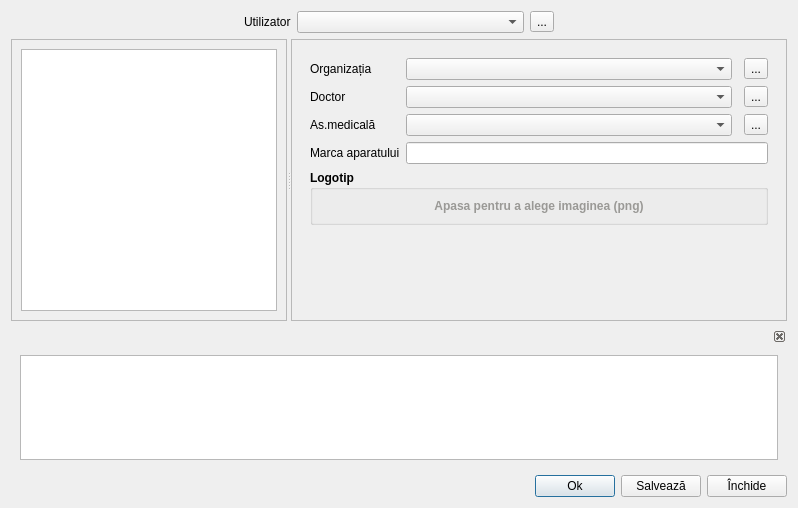
<?xml version="1.0" encoding="UTF-8"?>
<ui version="4.0">
 <class>UserPreferences</class>
 <widget class="QDialog" name="UserPreferences">
  <property name="geometry">
   <rect>
    <x>0</x>
    <y>0</y>
    <width>798</width>
    <height>508</height>
   </rect>
  </property>
  <property name="windowTitle">
   <string>Dialog</string>
  </property>
  <layout class="QGridLayout" name="gridLayout">
   <item row="2" column="0" colspan="5">
    <widget class="QDockWidget" name="dockWidget">
     <property name="sizePolicy">
      <sizepolicy hsizetype="Expanding" vsizetype="Fixed">
       <horstretch>0</horstretch>
       <verstretch>0</verstretch>
      </sizepolicy>
     </property>
     <property name="minimumSize">
      <size>
       <width>200</width>
       <height>140</height>
      </size>
     </property>
     <property name="features">
      <set>QDockWidget::DockWidgetClosable</set>
     </property>
     <widget class="QWidget" name="dockWidgetContents">
      <layout class="QGridLayout" name="gridLayout_11">
       <item row="0" column="0" colspan="2">
        <widget class="QTextBrowser" name="textBrowser">
         <property name="sizePolicy">
          <sizepolicy hsizetype="Expanding" vsizetype="Fixed">
           <horstretch>0</horstretch>
           <verstretch>0</verstretch>
          </sizepolicy>
         </property>
         <property name="minimumSize">
          <size>
           <width>0</width>
           <height>70</height>
          </size>
         </property>
        </widget>
       </item>
      </layout>
     </widget>
    </widget>
   </item>
   <item row="0" column="4">
    <spacer name="horizontalSpacer_2">
     <property name="orientation">
      <enum>Qt::Horizontal</enum>
     </property>
     <property name="sizeHint" stdset="0">
      <size>
       <width>40</width>
       <height>20</height>
      </size>
     </property>
    </spacer>
   </item>
   <item row="1" column="0" colspan="5">
    <widget class="QSplitter" name="splitter">
     <property name="sizePolicy">
      <sizepolicy hsizetype="Expanding" vsizetype="Expanding">
       <horstretch>0</horstretch>
       <verstretch>0</verstretch>
      </sizepolicy>
     </property>
     <property name="orientation">
      <enum>Qt::Horizontal</enum>
     </property>
     <widget class="QFrame" name="frame">
      <property name="sizePolicy">
       <sizepolicy hsizetype="Preferred" vsizetype="Expanding">
        <horstretch>0</horstretch>
        <verstretch>0</verstretch>
       </sizepolicy>
      </property>
      <property name="frameShape">
       <enum>QFrame::StyledPanel</enum>
      </property>
      <property name="frameShadow">
       <enum>QFrame::Raised</enum>
      </property>
      <layout class="QGridLayout" name="gridLayout_3">
       <item row="0" column="0">
        <widget class="QListWidget" name="listWidget">
         <property name="sizePolicy">
          <sizepolicy hsizetype="Expanding" vsizetype="Expanding">
           <horstretch>0</horstretch>
           <verstretch>0</verstretch>
          </sizepolicy>
         </property>
        </widget>
       </item>
      </layout>
     </widget>
     <widget class="QFrame" name="frame_2">
      <property name="sizePolicy">
       <sizepolicy hsizetype="Expanding" vsizetype="Expanding">
        <horstretch>0</horstretch>
        <verstretch>0</verstretch>
       </sizepolicy>
      </property>
      <property name="frameShape">
       <enum>QFrame::StyledPanel</enum>
      </property>
      <property name="frameShadow">
       <enum>QFrame::Raised</enum>
      </property>
      <layout class="QGridLayout" name="gridLayout_2">
       <item row="0" column="0">
        <widget class="QStackedWidget" name="stackedWidget">
         <property name="sizePolicy">
          <sizepolicy hsizetype="Expanding" vsizetype="Expanding">
           <horstretch>0</horstretch>
           <verstretch>0</verstretch>
          </sizepolicy>
         </property>
         <property name="currentIndex">
          <number>0</number>
         </property>
         <widget class="QWidget" name="pageSettingsGeneral">
          <layout class="QGridLayout" name="gridLayout_4">
           <item row="0" column="1">
            <widget class="QComboBox" name="comboOrganizations">
             <property name="sizePolicy">
              <sizepolicy hsizetype="Expanding" vsizetype="Fixed">
               <horstretch>0</horstretch>
               <verstretch>0</verstretch>
              </sizepolicy>
             </property>
            </widget>
           </item>
           <item row="3" column="0">
            <widget class="QLabel" name="label_5">
             <property name="text">
              <string>Marca aparatului</string>
             </property>
            </widget>
           </item>
           <item row="5" column="1">
            <spacer name="verticalSpacer">
             <property name="orientation">
              <enum>Qt::Vertical</enum>
             </property>
             <property name="sizeHint" stdset="0">
              <size>
               <width>20</width>
               <height>80</height>
              </size>
             </property>
            </spacer>
           </item>
           <item row="2" column="1">
            <widget class="QComboBox" name="comboNurses">
             <property name="sizePolicy">
              <sizepolicy hsizetype="Expanding" vsizetype="Fixed">
               <horstretch>0</horstretch>
               <verstretch>0</verstretch>
              </sizepolicy>
             </property>
            </widget>
           </item>
           <item row="2" column="3">
            <widget class="QToolButton" name="btnOpenNurses">
             <property name="text">
              <string>...</string>
             </property>
             <property name="icon">
              <iconset theme="system-search"/>
             </property>
            </widget>
           </item>
           <item row="1" column="3">
            <widget class="QToolButton" name="btnOpenDoctors">
             <property name="text">
              <string>...</string>
             </property>
             <property name="icon">
              <iconset theme="system-search"/>
             </property>
            </widget>
           </item>
           <item row="2" column="0">
            <widget class="QLabel" name="label_4">
             <property name="text">
              <string>As.medicală</string>
             </property>
            </widget>
           </item>
           <item row="1" column="1">
            <widget class="QComboBox" name="comboDoctors">
             <property name="sizePolicy">
              <sizepolicy hsizetype="Expanding" vsizetype="Fixed">
               <horstretch>0</horstretch>
               <verstretch>0</verstretch>
              </sizepolicy>
             </property>
            </widget>
           </item>
           <item row="0" column="3">
            <widget class="QToolButton" name="btnOpenOrganizations">
             <property name="text">
              <string>...</string>
             </property>
             <property name="icon">
              <iconset theme="system-search"/>
             </property>
            </widget>
           </item>
           <item row="0" column="0">
            <widget class="QLabel" name="label_2">
             <property name="text">
              <string>Organizația</string>
             </property>
            </widget>
           </item>
           <item row="1" column="0">
            <widget class="QLabel" name="label_3">
             <property name="text">
              <string>Doctor</string>
             </property>
            </widget>
           </item>
           <item row="4" column="0" colspan="4">
            <widget class="QGroupBox" name="groupBox">
             <property name="sizePolicy">
              <sizepolicy hsizetype="Expanding" vsizetype="Expanding">
               <horstretch>0</horstretch>
               <verstretch>0</verstretch>
              </sizepolicy>
             </property>
             <property name="font">
              <font>
               <bold>true</bold>
              </font>
             </property>
             <property name="title">
              <string>Logotip</string>
             </property>
             <layout class="QGridLayout" name="gridLayout_5">
              <item row="0" column="0">
               <widget class="QLabel" name="image_logo">
                <property name="font">
                 <font>
                  <bold>true</bold>
                 </font>
                </property>
                <property name="layoutDirection">
                 <enum>Qt::LeftToRight</enum>
                </property>
                <property name="styleSheet">
                 <string notr="true">color: rgb(154, 153, 150)</string>
                </property>
                <property name="text">
                 <string>Apasa pentru a alege imaginea (png)</string>
                </property>
                <property name="alignment">
                 <set>Qt::AlignCenter</set>
                </property>
               </widget>
              </item>
             </layout>
            </widget>
           </item>
           <item row="3" column="1" colspan="3">
            <widget class="QLineEdit" name="brandUSG"/>
           </item>
          </layout>
         </widget>
         <widget class="QWidget" name="pageLaunchingApp">
          <layout class="QGridLayout" name="gridLayout_6">
           <item row="1" column="0">
            <widget class="QGroupBox" name="groupBox_3">
             <property name="font">
              <font>
               <bold>true</bold>
              </font>
             </property>
             <property name="title">
              <string>Închiderea aplicației</string>
             </property>
             <layout class="QGridLayout" name="gridLayout_7">
              <item row="0" column="0">
               <widget class="QCheckBox" name="check_showQuestionClosingApp">
                <property name="sizePolicy">
                 <sizepolicy hsizetype="Expanding" vsizetype="Fixed">
                  <horstretch>0</horstretch>
                  <verstretch>0</verstretch>
                 </sizepolicy>
                </property>
                <property name="font">
                 <font>
                  <bold>false</bold>
                 </font>
                </property>
                <property name="text">
                 <string>Interogarea la închiderea aplicației</string>
                </property>
               </widget>
              </item>
              <item row="1" column="0">
               <widget class="QCheckBox" name="check_databasesArchiving">
                <property name="font">
                 <font>
                  <bold>false</bold>
                 </font>
                </property>
                <property name="text">
                 <string>Arhivarea automată a bazelor de date (numai pentru .sqlite)</string>
                </property>
               </widget>
              </item>
             </layout>
            </widget>
           </item>
           <item row="0" column="0">
            <widget class="QGroupBox" name="groupBox_2">
             <property name="font">
              <font>
               <bold>true</bold>
              </font>
             </property>
             <property name="title">
              <string>Lansarea aplicației</string>
             </property>
             <layout class="QGridLayout" name="gridLayout_8">
              <item row="0" column="0">
               <widget class="QCheckBox" name="check_newVersion">
                <property name="sizePolicy">
                 <sizepolicy hsizetype="Expanding" vsizetype="Fixed">
                  <horstretch>0</horstretch>
                  <verstretch>0</verstretch>
                 </sizepolicy>
                </property>
                <property name="font">
                 <font>
                  <bold>false</bold>
                 </font>
                </property>
                <property name="text">
                 <string>Verificarea automată a versiunei noi a aplicației</string>
                </property>
               </widget>
              </item>
              <item row="1" column="0">
               <widget class="QCheckBox" name="check_showUserManual">
                <property name="font">
                 <font>
                  <bold>false</bold>
                 </font>
                </property>
                <property name="text">
                 <string>Prezentarea automată a manualului online</string>
                </property>
               </widget>
              </item>
              <item row="2" column="0">
               <widget class="QCheckBox" name="showAsistantHelper">
                <property name="font">
                 <font>
                  <bold>false</bold>
                 </font>
                </property>
                <property name="text">
                 <string>Prezentarea asistentului (helper)</string>
                </property>
               </widget>
              </item>
             </layout>
            </widget>
           </item>
           <item row="2" column="0">
            <spacer name="verticalSpacer_2">
             <property name="orientation">
              <enum>Qt::Vertical</enum>
             </property>
             <property name="sizeHint" stdset="0">
              <size>
               <width>20</width>
               <height>125</height>
              </size>
             </property>
            </spacer>
           </item>
          </layout>
         </widget>
         <widget class="QWidget" name="pageDocumentSettings">
          <layout class="QGridLayout" name="gridLayout_9">
           <item row="4" column="0">
            <spacer name="verticalSpacer_3">
             <property name="orientation">
              <enum>Qt::Vertical</enum>
             </property>
             <property name="sizeHint" stdset="0">
              <size>
               <width>20</width>
               <height>197</height>
              </size>
             </property>
            </spacer>
           </item>
           <item row="2" column="0">
            <widget class="QCheckBox" name="check_showDesignerMenuPrint">
             <property name="sizePolicy">
              <sizepolicy hsizetype="Expanding" vsizetype="Fixed">
               <horstretch>0</horstretch>
               <verstretch>0</verstretch>
              </sizepolicy>
             </property>
             <property name="text">
              <string>meniu de printare: Preview + Designer (LimeReport)</string>
             </property>
            </widget>
           </item>
           <item row="1" column="0">
            <widget class="QCheckBox" name="check_splitFullNamePatient">
             <property name="sizePolicy">
              <sizepolicy hsizetype="Expanding" vsizetype="Fixed">
               <horstretch>0</horstretch>
               <verstretch>0</verstretch>
              </sizepolicy>
             </property>
             <property name="text">
              <string>prezentarea descifrării NPP pacientului</string>
             </property>
            </widget>
           </item>
           <item row="0" column="0">
            <widget class="QGroupBox" name="groupBox_4">
             <property name="font">
              <font>
               <bold>true</bold>
              </font>
             </property>
             <property name="title">
              <string>Jurnalul / lista de documente</string>
             </property>
             <layout class="QGridLayout" name="gridLayout_10">
              <item row="0" column="0">
               <widget class="QLabel" name="label_6">
                <property name="font">
                 <font>
                  <bold>false</bold>
                 </font>
                </property>
                <property name="text">
                 <string>&lt;html&gt;&lt;head/&gt;&lt;body&gt;&lt;p&gt;actualizarea automată a jurnalului / listei de documente (secunde)&lt;/p&gt;&lt;/body&gt;&lt;/html&gt;</string>
                </property>
                <property name="textFormat">
                 <enum>Qt::MarkdownText</enum>
                </property>
               </widget>
              </item>
              <item row="0" column="1">
               <widget class="QSpinBox" name="updateListDoc">
                <property name="sizePolicy">
                 <sizepolicy hsizetype="Maximum" vsizetype="Fixed">
                  <horstretch>0</horstretch>
                  <verstretch>0</verstretch>
                 </sizepolicy>
                </property>
                <property name="font">
                 <font>
                  <bold>false</bold>
                 </font>
                </property>
               </widget>
              </item>
             </layout>
            </widget>
           </item>
          </layout>
         </widget>
         <widget class="QWidget" name="notEditable">
          <layout class="QGridLayout" name="gridLayout_12">
           <item row="0" column="1">
            <widget class="QLineEdit" name="versionApp">
             <property name="enabled">
              <bool>true</bool>
             </property>
             <property name="sizePolicy">
              <sizepolicy hsizetype="Fixed" vsizetype="Fixed">
               <horstretch>0</horstretch>
               <verstretch>0</verstretch>
              </sizepolicy>
             </property>
             <property name="minimumSize">
              <size>
               <width>76</width>
               <height>0</height>
              </size>
             </property>
            </widget>
           </item>
           <item row="0" column="0">
            <widget class="QLabel" name="label_7">
             <property name="text">
              <string>Versiunea aplicației</string>
             </property>
            </widget>
           </item>
           <item row="0" column="2">
            <spacer name="horizontalSpacer_3">
             <property name="orientation">
              <enum>Qt::Horizontal</enum>
             </property>
             <property name="sizeType">
              <enum>QSizePolicy::Expanding</enum>
             </property>
             <property name="sizeHint" stdset="0">
              <size>
               <width>239</width>
               <height>20</height>
              </size>
             </property>
            </spacer>
           </item>
           <item row="1" column="1">
            <spacer name="verticalSpacer_4">
             <property name="orientation">
              <enum>Qt::Vertical</enum>
             </property>
             <property name="sizeHint" stdset="0">
              <size>
               <width>20</width>
               <height>40</height>
              </size>
             </property>
            </spacer>
           </item>
          </layout>
         </widget>
        </widget>
       </item>
      </layout>
     </widget>
    </widget>
   </item>
   <item row="0" column="1">
    <widget class="QLabel" name="label">
     <property name="text">
      <string>Utilizator</string>
     </property>
    </widget>
   </item>
   <item row="0" column="3">
    <widget class="QToolButton" name="btnOpenUsers">
     <property name="text">
      <string>...</string>
     </property>
     <property name="icon">
      <iconset theme="system-search"/>
     </property>
    </widget>
   </item>
   <item row="0" column="0">
    <spacer name="horizontalSpacer">
     <property name="orientation">
      <enum>Qt::Horizontal</enum>
     </property>
     <property name="sizeHint" stdset="0">
      <size>
       <width>40</width>
       <height>20</height>
      </size>
     </property>
    </spacer>
   </item>
   <item row="0" column="2">
    <widget class="QComboBox" name="comboUsers">
     <property name="sizePolicy">
      <sizepolicy hsizetype="Expanding" vsizetype="Fixed">
       <horstretch>0</horstretch>
       <verstretch>0</verstretch>
      </sizepolicy>
     </property>
    </widget>
   </item>
   <item row="3" column="0" colspan="5">
    <layout class="QHBoxLayout" name="horizontalLayout">
     <item>
      <spacer name="horizontalSpacer_4">
       <property name="orientation">
        <enum>Qt::Horizontal</enum>
       </property>
       <property name="sizeHint" stdset="0">
        <size>
         <width>40</width>
         <height>20</height>
        </size>
       </property>
      </spacer>
     </item>
     <item>
      <widget class="QPushButton" name="btnOk">
       <property name="text">
        <string>Ok</string>
       </property>
       <property name="icon">
        <iconset theme="emblem-default"/>
       </property>
      </widget>
     </item>
     <item>
      <widget class="QPushButton" name="btnWrite">
       <property name="text">
        <string>Salvează</string>
       </property>
       <property name="icon">
        <iconset theme="document-save"/>
       </property>
      </widget>
     </item>
     <item>
      <widget class="QPushButton" name="btnClose">
       <property name="text">
        <string>Închide</string>
       </property>
       <property name="icon">
        <iconset theme="window-close"/>
       </property>
      </widget>
     </item>
    </layout>
   </item>
  </layout>
 </widget>
 <resources/>
 <connections/>
</ui>
